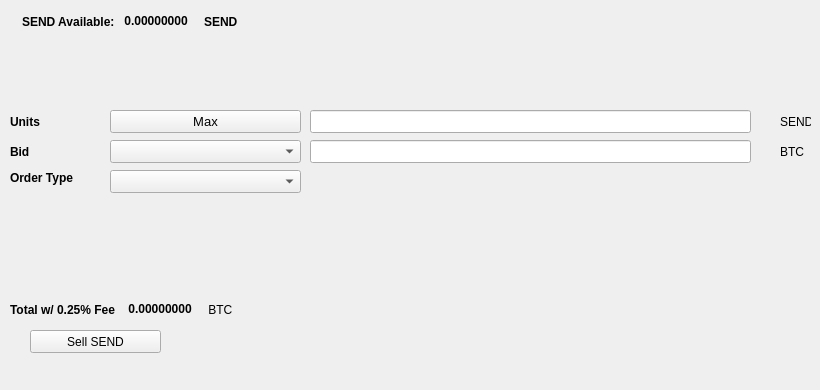
   <widget class="QWidget" name="SellTab">
    <attribute name="title">
     <string>Sell</string>
    </attribute>
    <widget class="QLabel" name="label_16">
     <property name="geometry">
      <rect>
       <x>780</x>
       <y>140</y>
       <width>31</width>
       <height>23</height>
      </rect>
     </property>
     <property name="text">
      <string>BTC</string>
     </property>
    </widget>
    <widget class="QComboBox" name="SellBidcomboBox">
     <property name="geometry">
      <rect>
       <x>110</x>
       <y>140</y>
       <width>191</width>
       <height>23</height>
      </rect>
     </property>
     <property name="font">
      <font>
       <pointsize>10</pointsize>
      </font>
     </property>
    </widget>
    <widget class="QLabel" name="label_18">
     <property name="geometry">
      <rect>
       <x>10</x>
       <y>110</y>
       <width>46</width>
       <height>23</height>
      </rect>
     </property>
     <property name="font">
      <font>
       <weight>75</weight>
       <bold>true</bold>
      </font>
     </property>
     <property name="text">
      <string>Units</string>
     </property>
    </widget>
    <widget class="QPushButton" name="Sell_Max_Amount">
     <property name="geometry">
      <rect>
       <x>110</x>
       <y>110</y>
       <width>191</width>
       <height>23</height>
      </rect>
     </property>
     <property name="font">
      <font>
       <pointsize>10</pointsize>
      </font>
     </property>
     <property name="text">
      <string>Max</string>
     </property>
    </widget>
    <widget class="QLabel" name="label_20">
     <property name="geometry">
      <rect>
       <x>10</x>
       <y>170</y>
       <width>91</width>
       <height>16</height>
      </rect>
     </property>
     <property name="font">
      <font>
       <weight>75</weight>
       <bold>true</bold>
      </font>
     </property>
     <property name="text">
      <string>Order Type</string>
     </property>
    </widget>
    <widget class="QComboBox" name="SellOrdertypeCombo">
     <property name="geometry">
      <rect>
       <x>110</x>
       <y>170</y>
       <width>191</width>
       <height>23</height>
      </rect>
     </property>
     <property name="font">
      <font>
       <pointsize>10</pointsize>
      </font>
     </property>
    </widget>
    <widget class="QLabel" name="label_21">
     <property name="geometry">
      <rect>
       <x>10</x>
       <y>140</y>
       <width>46</width>
       <height>23</height>
      </rect>
     </property>
     <property name="font">
      <font>
       <weight>75</weight>
       <bold>true</bold>
      </font>
     </property>
     <property name="text">
      <string>Bid</string>
     </property>
    </widget>
    <widget class="QLabel" name="label_22">
     <property name="geometry">
      <rect>
       <x>780</x>
       <y>110</y>
       <width>31</width>
       <height>23</height>
      </rect>
     </property>
     <property name="text">
      <string>SEND</string>
     </property>
    </widget>
    <widget class="QLineEdit" name="UnitsInputSEND">
     <property name="geometry">
      <rect>
       <x>310</x>
       <y>110</y>
       <width>441</width>
       <height>23</height>
      </rect>
     </property>
     <property name="font">
      <font>
       <pointsize>9</pointsize>
       <weight>75</weight>
       <bold>true</bold>
      </font>
     </property>
    </widget>
    <widget class="QLineEdit" name="SellBidPriceEdit">
     <property name="geometry">
      <rect>
       <x>310</x>
       <y>140</y>
       <width>441</width>
       <height>23</height>
      </rect>
     </property>
     <property name="font">
      <font>
       <pointsize>9</pointsize>
       <weight>75</weight>
       <bold>true</bold>
      </font>
     </property>
    </widget>
    <widget class="QPushButton" name="SellSENDBTN">
     <property name="geometry">
      <rect>
       <x>30</x>
       <y>330</y>
       <width>131</width>
       <height>23</height>
      </rect>
     </property>
     <property name="text">
      <string>Sell SEND</string>
     </property>
     <property name="icon">
      <iconset resource="../send">
       <normaloff>:/icons/bitcoin</normaloff>:/icons/bitcoin</iconset>
     </property>
    </widget>
    <widget class="QWidget" name="layoutWidget3">
     <property name="geometry">
      <rect>
       <x>22</x>
       <y>12</y>
       <width>258</width>
       <height>19</height>
      </rect>
     </property>
     <layout class="QHBoxLayout" name="horizontalLayout">
      <item>
       <widget class="QLabel" name="label232_2">
        <property name="font">
         <font>
          <weight>75</weight>
          <bold>true</bold>
         </font>
        </property>
        <property name="text">
         <string>SEND Available:</string>
        </property>
       </widget>
      </item>
      <item>
       <widget class="QLabel" name="SENDAvailableLabel">
        <property name="palette">
         <palette>
          <active>
           <colorrole role="WindowText">
            <brush brushstyle="SolidPattern">
             <color alpha="255">
              <red>0</red>
              <green>0</green>
              <blue>0</blue>
             </color>
            </brush>
           </colorrole>
           <colorrole role="Button">
            <brush brushstyle="SolidPattern">
             <color alpha="255">
              <red>0</red>
              <green>170</green>
              <blue>0</blue>
             </color>
            </brush>
           </colorrole>
           <colorrole role="Light">
            <brush brushstyle="SolidPattern">
             <color alpha="255">
              <red>0</red>
              <green>255</green>
              <blue>0</blue>
             </color>
            </brush>
           </colorrole>
           <colorrole role="Midlight">
            <brush brushstyle="SolidPattern">
             <color alpha="255">
              <red>0</red>
              <green>212</green>
              <blue>0</blue>
             </color>
            </brush>
           </colorrole>
           <colorrole role="Dark">
            <brush brushstyle="SolidPattern">
             <color alpha="255">
              <red>0</red>
              <green>85</green>
              <blue>0</blue>
             </color>
            </brush>
           </colorrole>
           <colorrole role="Mid">
            <brush brushstyle="SolidPattern">
             <color alpha="255">
              <red>0</red>
              <green>113</green>
              <blue>0</blue>
             </color>
            </brush>
           </colorrole>
           <colorrole role="Text">
            <brush brushstyle="SolidPattern">
             <color alpha="255">
              <red>0</red>
              <green>170</green>
              <blue>0</blue>
             </color>
            </brush>
           </colorrole>
           <colorrole role="BrightText">
            <brush brushstyle="SolidPattern">
             <color alpha="255">
              <red>255</red>
              <green>255</green>
              <blue>255</blue>
             </color>
            </brush>
           </colorrole>
           <colorrole role="ButtonText">
            <brush brushstyle="SolidPattern">
             <color alpha="255">
              <red>0</red>
              <green>0</green>
              <blue>0</blue>
             </color>
            </brush>
           </colorrole>
           <colorrole role="Base">
            <brush brushstyle="SolidPattern">
             <color alpha="255">
              <red>255</red>
              <green>255</green>
              <blue>255</blue>
             </color>
            </brush>
           </colorrole>
           <colorrole role="Window">
            <brush brushstyle="SolidPattern">
             <color alpha="255">
              <red>0</red>
              <green>170</green>
              <blue>0</blue>
             </color>
            </brush>
           </colorrole>
           <colorrole role="Shadow">
            <brush brushstyle="SolidPattern">
             <color alpha="255">
              <red>0</red>
              <green>0</green>
              <blue>0</blue>
             </color>
            </brush>
           </colorrole>
           <colorrole role="AlternateBase">
            <brush brushstyle="SolidPattern">
             <color alpha="255">
              <red>127</red>
              <green>212</green>
              <blue>127</blue>
             </color>
            </brush>
           </colorrole>
           <colorrole role="ToolTipBase">
            <brush brushstyle="SolidPattern">
             <color alpha="255">
              <red>255</red>
              <green>255</green>
              <blue>220</blue>
             </color>
            </brush>
           </colorrole>
           <colorrole role="ToolTipText">
            <brush brushstyle="SolidPattern">
             <color alpha="255">
              <red>0</red>
              <green>0</green>
              <blue>0</blue>
             </color>
            </brush>
           </colorrole>
          </active>
          <inactive>
           <colorrole role="WindowText">
            <brush brushstyle="SolidPattern">
             <color alpha="255">
              <red>0</red>
              <green>0</green>
              <blue>0</blue>
             </color>
            </brush>
           </colorrole>
           <colorrole role="Button">
            <brush brushstyle="SolidPattern">
             <color alpha="255">
              <red>0</red>
              <green>170</green>
              <blue>0</blue>
             </color>
            </brush>
           </colorrole>
           <colorrole role="Light">
            <brush brushstyle="SolidPattern">
             <color alpha="255">
              <red>0</red>
              <green>255</green>
              <blue>0</blue>
             </color>
            </brush>
           </colorrole>
           <colorrole role="Midlight">
            <brush brushstyle="SolidPattern">
             <color alpha="255">
              <red>0</red>
              <green>212</green>
              <blue>0</blue>
             </color>
            </brush>
           </colorrole>
           <colorrole role="Dark">
            <brush brushstyle="SolidPattern">
             <color alpha="255">
              <red>0</red>
              <green>85</green>
              <blue>0</blue>
             </color>
            </brush>
           </colorrole>
           <colorrole role="Mid">
            <brush brushstyle="SolidPattern">
             <color alpha="255">
              <red>0</red>
              <green>113</green>
              <blue>0</blue>
             </color>
            </brush>
           </colorrole>
           <colorrole role="Text">
            <brush brushstyle="SolidPattern">
             <color alpha="255">
              <red>0</red>
              <green>170</green>
              <blue>0</blue>
             </color>
            </brush>
           </colorrole>
           <colorrole role="BrightText">
            <brush brushstyle="SolidPattern">
             <color alpha="255">
              <red>255</red>
              <green>255</green>
              <blue>255</blue>
             </color>
            </brush>
           </colorrole>
           <colorrole role="ButtonText">
            <brush brushstyle="SolidPattern">
             <color alpha="255">
              <red>0</red>
              <green>0</green>
              <blue>0</blue>
             </color>
            </brush>
           </colorrole>
           <colorrole role="Base">
            <brush brushstyle="SolidPattern">
             <color alpha="255">
              <red>255</red>
              <green>255</green>
              <blue>255</blue>
             </color>
            </brush>
           </colorrole>
           <colorrole role="Window">
            <brush brushstyle="SolidPattern">
             <color alpha="255">
              <red>0</red>
              <green>170</green>
              <blue>0</blue>
             </color>
            </brush>
           </colorrole>
           <colorrole role="Shadow">
            <brush brushstyle="SolidPattern">
             <color alpha="255">
              <red>0</red>
              <green>0</green>
              <blue>0</blue>
             </color>
            </brush>
           </colorrole>
           <colorrole role="AlternateBase">
            <brush brushstyle="SolidPattern">
             <color alpha="255">
              <red>127</red>
              <green>212</green>
              <blue>127</blue>
             </color>
            </brush>
           </colorrole>
           <colorrole role="ToolTipBase">
            <brush brushstyle="SolidPattern">
             <color alpha="255">
              <red>255</red>
              <green>255</green>
              <blue>220</blue>
             </color>
            </brush>
           </colorrole>
           <colorrole role="ToolTipText">
            <brush brushstyle="SolidPattern">
             <color alpha="255">
              <red>0</red>
              <green>0</green>
              <blue>0</blue>
             </color>
            </brush>
           </colorrole>
          </inactive>
          <disabled>
           <colorrole role="WindowText">
            <brush brushstyle="SolidPattern">
             <color alpha="255">
              <red>0</red>
              <green>85</green>
              <blue>0</blue>
             </color>
            </brush>
           </colorrole>
           <colorrole role="Button">
            <brush brushstyle="SolidPattern">
             <color alpha="255">
              <red>0</red>
              <green>170</green>
              <blue>0</blue>
             </color>
            </brush>
           </colorrole>
           <colorrole role="Light">
            <brush brushstyle="SolidPattern">
             <color alpha="255">
              <red>0</red>
              <green>255</green>
              <blue>0</blue>
             </color>
            </brush>
           </colorrole>
           <colorrole role="Midlight">
            <brush brushstyle="SolidPattern">
             <color alpha="255">
              <red>0</red>
              <green>212</green>
              <blue>0</blue>
             </color>
            </brush>
           </colorrole>
           <colorrole role="Dark">
            <brush brushstyle="SolidPattern">
             <color alpha="255">
              <red>0</red>
              <green>85</green>
              <blue>0</blue>
             </color>
            </brush>
           </colorrole>
           <colorrole role="Mid">
            <brush brushstyle="SolidPattern">
             <color alpha="255">
              <red>0</red>
              <green>113</green>
              <blue>0</blue>
             </color>
            </brush>
           </colorrole>
           <colorrole role="Text">
            <brush brushstyle="SolidPattern">
             <color alpha="255">
              <red>0</red>
              <green>85</green>
              <blue>0</blue>
             </color>
            </brush>
           </colorrole>
           <colorrole role="BrightText">
            <brush brushstyle="SolidPattern">
             <color alpha="255">
              <red>255</red>
              <green>255</green>
              <blue>255</blue>
             </color>
            </brush>
           </colorrole>
           <colorrole role="ButtonText">
            <brush brushstyle="SolidPattern">
             <color alpha="255">
              <red>0</red>
              <green>85</green>
              <blue>0</blue>
             </color>
            </brush>
           </colorrole>
           <colorrole role="Base">
            <brush brushstyle="SolidPattern">
             <color alpha="255">
              <red>0</red>
              <green>170</green>
              <blue>0</blue>
             </color>
            </brush>
           </colorrole>
           <colorrole role="Window">
            <brush brushstyle="SolidPattern">
             <color alpha="255">
              <red>0</red>
              <green>170</green>
              <blue>0</blue>
             </color>
            </brush>
           </colorrole>
           <colorrole role="Shadow">
            <brush brushstyle="SolidPattern">
             <color alpha="255">
              <red>0</red>
              <green>0</green>
              <blue>0</blue>
             </color>
            </brush>
           </colorrole>
           <colorrole role="AlternateBase">
            <brush brushstyle="SolidPattern">
             <color alpha="255">
              <red>0</red>
              <green>170</green>
              <blue>0</blue>
             </color>
            </brush>
           </colorrole>
           <colorrole role="ToolTipBase">
            <brush brushstyle="SolidPattern">
             <color alpha="255">
              <red>255</red>
              <green>255</green>
              <blue>220</blue>
             </color>
            </brush>
           </colorrole>
           <colorrole role="ToolTipText">
            <brush brushstyle="SolidPattern">
             <color alpha="255">
              <red>0</red>
              <green>0</green>
              <blue>0</blue>
             </color>
            </brush>
           </colorrole>
          </disabled>
         </palette>
        </property>
        <property name="font">
         <font>
          <weight>75</weight>
          <bold>true</bold>
         </font>
        </property>
        <property name="text">
         <string> 0.00000000 </string>
        </property>
        <property name="textInteractionFlags">
         <set>Qt::LinksAccessibleByMouse|Qt::TextSelectableByKeyboard|Qt::TextSelectableByMouse</set>
        </property>
       </widget>
      </item>
      <item>
       <widget class="QLabel" name="labelSEND">
        <property name="font">
         <font>
          <weight>75</weight>
          <bold>true</bold>
         </font>
        </property>
        <property name="text">
         <string>SEND</string>
        </property>
       </widget>
      </item>
     </layout>
    </widget>
    <widget class="QWidget" name="layoutWidget">
     <property name="geometry">
      <rect>
       <x>10</x>
       <y>300</y>
       <width>268</width>
       <height>19</height>
      </rect>
     </property>
     <layout class="QHBoxLayout" name="horizontalLayout_2">
      <item>
       <widget class="QLabel" name="label_19">
        <property name="font">
         <font>
          <weight>75</weight>
          <bold>true</bold>
         </font>
        </property>
        <property name="text">
         <string>Total w/ 0.25% Fee </string>
        </property>
       </widget>
      </item>
      <item>
       <widget class="QLabel" name="SellCostLabel">
        <property name="palette">
         <palette>
          <active>
           <colorrole role="WindowText">
            <brush brushstyle="SolidPattern">
             <color alpha="255">
              <red>0</red>
              <green>0</green>
              <blue>0</blue>
             </color>
            </brush>
           </colorrole>
           <colorrole role="Button">
            <brush brushstyle="SolidPattern">
             <color alpha="255">
              <red>0</red>
              <green>170</green>
              <blue>0</blue>
             </color>
            </brush>
           </colorrole>
           <colorrole role="Light">
            <brush brushstyle="SolidPattern">
             <color alpha="255">
              <red>0</red>
              <green>255</green>
              <blue>0</blue>
             </color>
            </brush>
           </colorrole>
           <colorrole role="Midlight">
            <brush brushstyle="SolidPattern">
             <color alpha="255">
              <red>0</red>
              <green>212</green>
              <blue>0</blue>
             </color>
            </brush>
           </colorrole>
           <colorrole role="Dark">
            <brush brushstyle="SolidPattern">
             <color alpha="255">
              <red>0</red>
              <green>85</green>
              <blue>0</blue>
             </color>
            </brush>
           </colorrole>
           <colorrole role="Mid">
            <brush brushstyle="SolidPattern">
             <color alpha="255">
              <red>0</red>
              <green>113</green>
              <blue>0</blue>
             </color>
            </brush>
           </colorrole>
           <colorrole role="Text">
            <brush brushstyle="SolidPattern">
             <color alpha="255">
              <red>0</red>
              <green>170</green>
              <blue>0</blue>
             </color>
            </brush>
           </colorrole>
           <colorrole role="BrightText">
            <brush brushstyle="SolidPattern">
             <color alpha="255">
              <red>255</red>
              <green>255</green>
              <blue>255</blue>
             </color>
            </brush>
           </colorrole>
           <colorrole role="ButtonText">
            <brush brushstyle="SolidPattern">
             <color alpha="255">
              <red>0</red>
              <green>0</green>
              <blue>0</blue>
             </color>
            </brush>
           </colorrole>
           <colorrole role="Base">
            <brush brushstyle="SolidPattern">
             <color alpha="255">
              <red>255</red>
              <green>255</green>
              <blue>255</blue>
             </color>
            </brush>
           </colorrole>
           <colorrole role="Window">
            <brush brushstyle="SolidPattern">
             <color alpha="255">
              <red>0</red>
              <green>170</green>
              <blue>0</blue>
             </color>
            </brush>
           </colorrole>
           <colorrole role="Shadow">
            <brush brushstyle="SolidPattern">
             <color alpha="255">
              <red>0</red>
              <green>0</green>
              <blue>0</blue>
             </color>
            </brush>
           </colorrole>
           <colorrole role="AlternateBase">
            <brush brushstyle="SolidPattern">
             <color alpha="255">
              <red>127</red>
              <green>212</green>
              <blue>127</blue>
             </color>
            </brush>
           </colorrole>
           <colorrole role="ToolTipBase">
            <brush brushstyle="SolidPattern">
             <color alpha="255">
              <red>255</red>
              <green>255</green>
              <blue>220</blue>
             </color>
            </brush>
           </colorrole>
           <colorrole role="ToolTipText">
            <brush brushstyle="SolidPattern">
             <color alpha="255">
              <red>0</red>
              <green>0</green>
              <blue>0</blue>
             </color>
            </brush>
           </colorrole>
          </active>
          <inactive>
           <colorrole role="WindowText">
            <brush brushstyle="SolidPattern">
             <color alpha="255">
              <red>0</red>
              <green>0</green>
              <blue>0</blue>
             </color>
            </brush>
           </colorrole>
           <colorrole role="Button">
            <brush brushstyle="SolidPattern">
             <color alpha="255">
              <red>0</red>
              <green>170</green>
              <blue>0</blue>
             </color>
            </brush>
           </colorrole>
           <colorrole role="Light">
            <brush brushstyle="SolidPattern">
             <color alpha="255">
              <red>0</red>
              <green>255</green>
              <blue>0</blue>
             </color>
            </brush>
           </colorrole>
           <colorrole role="Midlight">
            <brush brushstyle="SolidPattern">
             <color alpha="255">
              <red>0</red>
              <green>212</green>
              <blue>0</blue>
             </color>
            </brush>
           </colorrole>
           <colorrole role="Dark">
            <brush brushstyle="SolidPattern">
             <color alpha="255">
              <red>0</red>
              <green>85</green>
              <blue>0</blue>
             </color>
            </brush>
           </colorrole>
           <colorrole role="Mid">
            <brush brushstyle="SolidPattern">
             <color alpha="255">
              <red>0</red>
              <green>113</green>
              <blue>0</blue>
             </color>
            </brush>
           </colorrole>
           <colorrole role="Text">
            <brush brushstyle="SolidPattern">
             <color alpha="255">
              <red>0</red>
              <green>170</green>
              <blue>0</blue>
             </color>
            </brush>
           </colorrole>
           <colorrole role="BrightText">
            <brush brushstyle="SolidPattern">
             <color alpha="255">
              <red>255</red>
              <green>255</green>
              <blue>255</blue>
             </color>
            </brush>
           </colorrole>
           <colorrole role="ButtonText">
            <brush brushstyle="SolidPattern">
             <color alpha="255">
              <red>0</red>
              <green>0</green>
              <blue>0</blue>
             </color>
            </brush>
           </colorrole>
           <colorrole role="Base">
            <brush brushstyle="SolidPattern">
             <color alpha="255">
              <red>255</red>
              <green>255</green>
              <blue>255</blue>
             </color>
            </brush>
           </colorrole>
           <colorrole role="Window">
            <brush brushstyle="SolidPattern">
             <color alpha="255">
              <red>0</red>
              <green>170</green>
              <blue>0</blue>
             </color>
            </brush>
           </colorrole>
           <colorrole role="Shadow">
            <brush brushstyle="SolidPattern">
             <color alpha="255">
              <red>0</red>
              <green>0</green>
              <blue>0</blue>
             </color>
            </brush>
           </colorrole>
           <colorrole role="AlternateBase">
            <brush brushstyle="SolidPattern">
             <color alpha="255">
              <red>127</red>
              <green>212</green>
              <blue>127</blue>
             </color>
            </brush>
           </colorrole>
           <colorrole role="ToolTipBase">
            <brush brushstyle="SolidPattern">
             <color alpha="255">
              <red>255</red>
              <green>255</green>
              <blue>220</blue>
             </color>
            </brush>
           </colorrole>
           <colorrole role="ToolTipText">
            <brush brushstyle="SolidPattern">
             <color alpha="255">
              <red>0</red>
              <green>0</green>
              <blue>0</blue>
             </color>
            </brush>
           </colorrole>
          </inactive>
          <disabled>
           <colorrole role="WindowText">
            <brush brushstyle="SolidPattern">
             <color alpha="255">
              <red>0</red>
              <green>85</green>
              <blue>0</blue>
             </color>
            </brush>
           </colorrole>
           <colorrole role="Button">
            <brush brushstyle="SolidPattern">
             <color alpha="255">
              <red>0</red>
              <green>170</green>
              <blue>0</blue>
             </color>
            </brush>
           </colorrole>
           <colorrole role="Light">
            <brush brushstyle="SolidPattern">
             <color alpha="255">
              <red>0</red>
              <green>255</green>
              <blue>0</blue>
             </color>
            </brush>
           </colorrole>
           <colorrole role="Midlight">
            <brush brushstyle="SolidPattern">
             <color alpha="255">
              <red>0</red>
              <green>212</green>
              <blue>0</blue>
             </color>
            </brush>
           </colorrole>
           <colorrole role="Dark">
            <brush brushstyle="SolidPattern">
             <color alpha="255">
              <red>0</red>
              <green>85</green>
              <blue>0</blue>
             </color>
            </brush>
           </colorrole>
           <colorrole role="Mid">
            <brush brushstyle="SolidPattern">
             <color alpha="255">
              <red>0</red>
              <green>113</green>
              <blue>0</blue>
             </color>
            </brush>
           </colorrole>
           <colorrole role="Text">
            <brush brushstyle="SolidPattern">
             <color alpha="255">
              <red>0</red>
              <green>85</green>
              <blue>0</blue>
             </color>
            </brush>
           </colorrole>
           <colorrole role="BrightText">
            <brush brushstyle="SolidPattern">
             <color alpha="255">
              <red>255</red>
              <green>255</green>
              <blue>255</blue>
             </color>
            </brush>
           </colorrole>
           <colorrole role="ButtonText">
            <brush brushstyle="SolidPattern">
             <color alpha="255">
              <red>0</red>
              <green>85</green>
              <blue>0</blue>
             </color>
            </brush>
           </colorrole>
           <colorrole role="Base">
            <brush brushstyle="SolidPattern">
             <color alpha="255">
              <red>0</red>
              <green>170</green>
              <blue>0</blue>
             </color>
            </brush>
           </colorrole>
           <colorrole role="Window">
            <brush brushstyle="SolidPattern">
             <color alpha="255">
              <red>0</red>
              <green>170</green>
              <blue>0</blue>
             </color>
            </brush>
           </colorrole>
           <colorrole role="Shadow">
            <brush brushstyle="SolidPattern">
             <color alpha="255">
              <red>0</red>
              <green>0</green>
              <blue>0</blue>
             </color>
            </brush>
           </colorrole>
           <colorrole role="AlternateBase">
            <brush brushstyle="SolidPattern">
             <color alpha="255">
              <red>0</red>
              <green>170</green>
              <blue>0</blue>
             </color>
            </brush>
           </colorrole>
           <colorrole role="ToolTipBase">
            <brush brushstyle="SolidPattern">
             <color alpha="255">
              <red>255</red>
              <green>255</green>
              <blue>220</blue>
             </color>
            </brush>
           </colorrole>
           <colorrole role="ToolTipText">
            <brush brushstyle="SolidPattern">
             <color alpha="255">
              <red>0</red>
              <green>0</green>
              <blue>0</blue>
             </color>
            </brush>
           </colorrole>
          </disabled>
         </palette>
        </property>
        <property name="font">
         <font>
          <weight>75</weight>
          <bold>true</bold>
         </font>
        </property>
        <property name="autoFillBackground">
         <bool>false</bool>
        </property>
        <property name="text">
         <string> 0.00000000</string>
        </property>
        <property name="textInteractionFlags">
         <set>Qt::LinksAccessibleByMouse|Qt::TextSelectableByMouse</set>
        </property>
       </widget>
      </item>
      <item>
       <widget class="QLabel" name="label_17">
        <property name="font">
         <font>
          <weight>50</weight>
          <bold>false</bold>
         </font>
        </property>
        <property name="text">
         <string> BTC</string>
        </property>
       </widget>
      </item>
     </layout>
    </widget>
    <widget class="QLabel" name="label_23">
     <property name="geometry">
      <rect>
       <x>460</x>
       <y>300</y>
       <width>281</width>
       <height>81</height>
      </rect>
     </property>
     <property name="text">
      <string/>
     </property>
     <property name="pixmap">
      <pixmap>:/images/bittrex</pixmap>
     </property>
    </widget>
   </widget>
